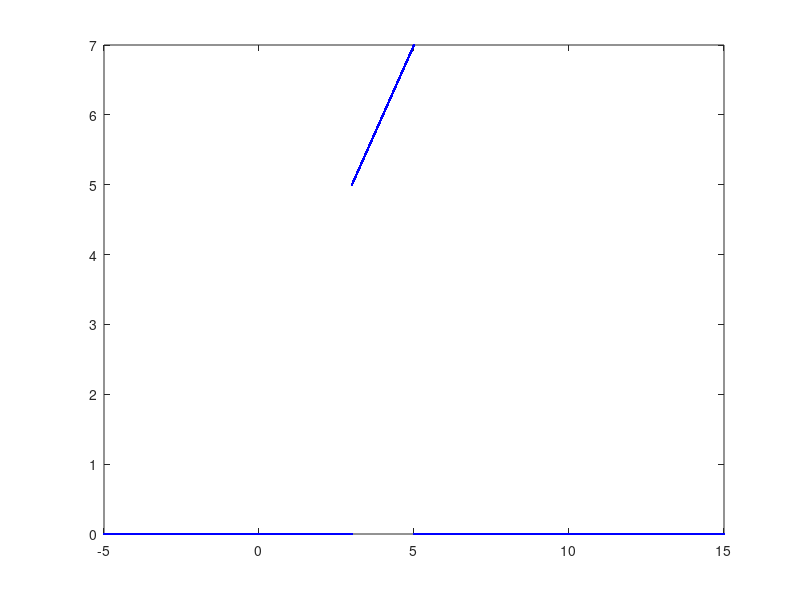
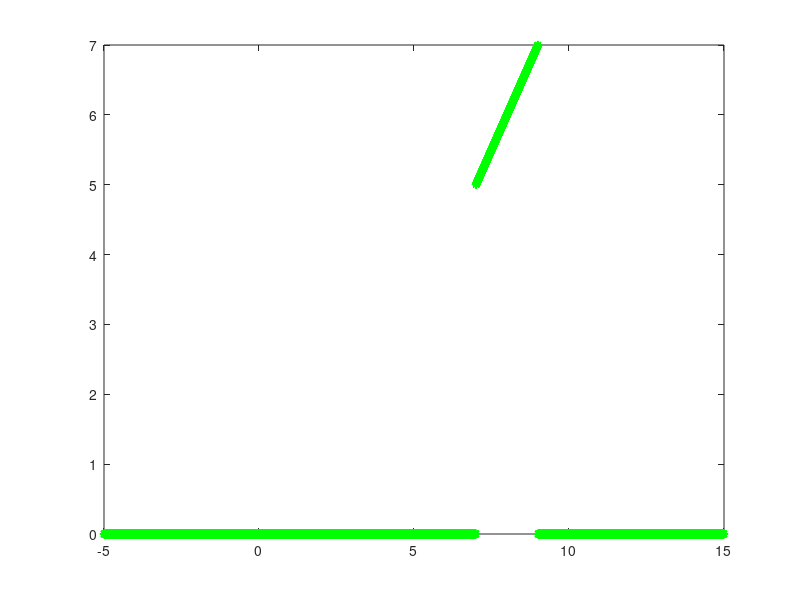
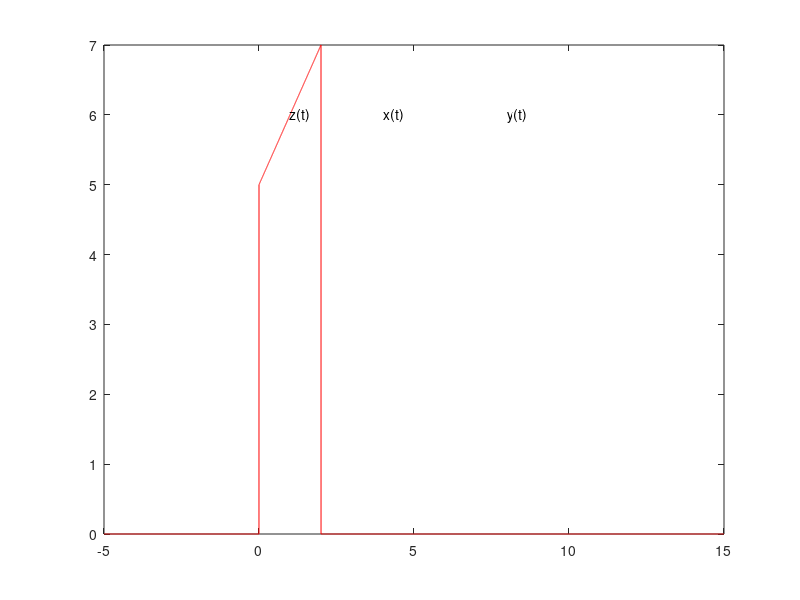

Write the MATLAB code that produced these figures, in order.
clc;
clear all;
close all;
t=-5:0.001:15;
t1= t-4;
t2=t+3;
x=(2+t).*(t>=3 & t<=5)+0.*(t<3&t>5);
plot(t,x,"b.");

y=(2+t1).*(t1>=3 & t1<=5)+0.*(t1<3&t1>5);
figure
plot(t,y,"g*");

z=(2+t2).*(t2>=3 & t2<=5)+0.*(t2<3&t2>5);
figure
plot(t,z,"r-");

%grid on;
%xlabel('time');
%ylabel('function x y z');
      text(1,6,'z(t)');
      text(4,6,'x(t)');
      text(8,6,'y(t)');

